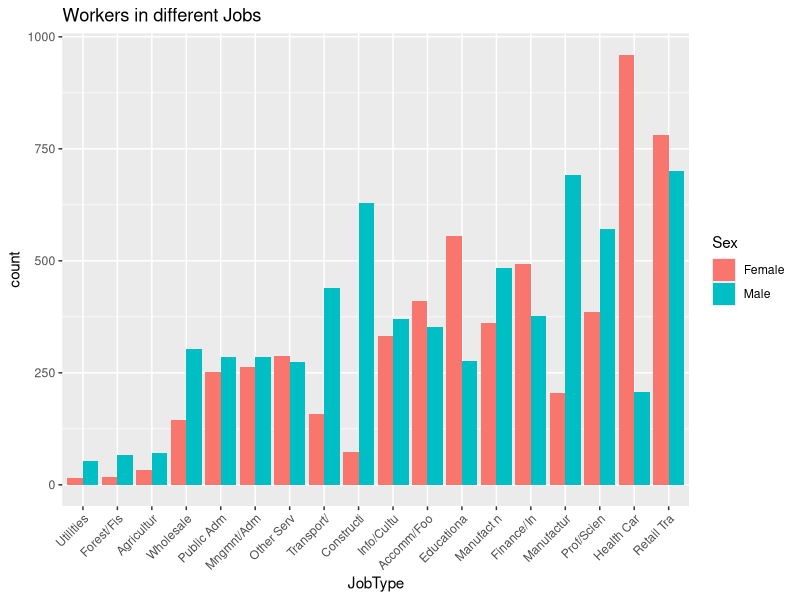
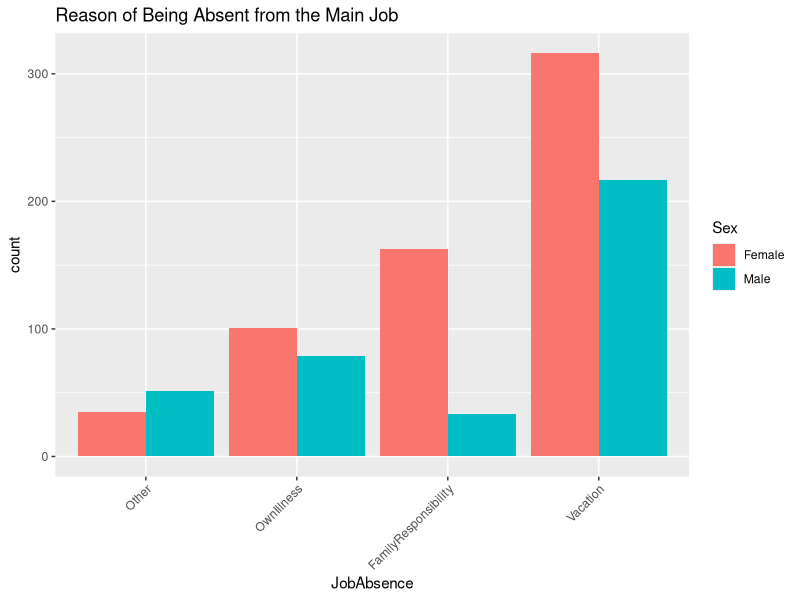

Here is the R script that generated these plots, in order: (Note: this script raises an error after producing the figures.)



## This is the main file for data analysis and making plots and tables



## Loading the clean data

lfsdat <- read.csv("lfsdat.csv")

## Loading Libraries

library(ggplot2)
library(xtable)
library(lattice)
library(plyr)
library(mgcv)       # for using "gam" in geom_smooth(...)   



## Workers in different Jobs

## NOTE : The first line which we will use again and again, actually ignores those Non Available
## observations in the variables that we are currently work/concentrate on. 
## for example here we want to talk about JobTypes. In order to be convinient
## we force R only work on available data in this part of program

lfstemp<- lfsdat[!is.na(lfsdat$JobType),]
lfstemp<- within( lfstemp, JobType <- reorder(JobType, Sex, length, order=TRUE)) # Reorder based on increasing count of each JobType

## NOTE: lftemp is a temporary data frame with a reordered and NA-cleared attributes for
## a temporary use in this part

q <- ggplot(lfstemp, aes(x = JobType, fill= Sex)) +
        geom_bar(position = "dodge")+
        theme(axis.text.x = element_text(angle = 45, hjust = 1, vjust = 1))+
        ggtitle("Workers in different Jobs")
ggsave("WorkersInJobs.png")

## angle = 45 gives nicer labels on x axis (to avoid overlapping labels)





## Reason of Being Absent from the Main Job
## lftemp is a temporary data frame with a reordered and NA-cleared attributes for
## a temporary use in this part
lfstemp <- lfsdat[!is.na(lfsdat$JobAbsence), ]
lfstemp <- within( lfstemp, JobAbsence <- reorder( JobAbsence, Sex, length, order = TRUE))

q <- ggplot(lfstemp,aes(x=JobAbsence, fill= Sex)) +
       geom_bar(position = "dodge")+
       theme(axis.text.x = element_text(angle = 45, hjust = 1, vjust = 1))+
       ggtitle("Reason of Being Absent from the Main Job")
ggsave("ReasonOfJobAbsence.png")

## angle = 45 gives nicer labels on x axis (to avoid overlapping labels)





## Distribution of Wage in Different Provinces

lfstemp<- within(lfsdat[!is.na(lfsdat$HourlyEarn),], +
               Province <- reorder(Province, HourlyEarn, min, order=TRUE))  ## reorder provinces based on the minimum of wages 

q <- ggplot(lfstemp[!is.na(lfstemp$HourlyEarn),], aes(x = HourlyEarn, color = Province)) +
       geom_density(lwd = 1)+
       ggtitle("Distribution of Wage in Different Provinces")
ggsave("WageInProvinces.png")






## Boxplot of Hourly Wage over Time

q <- ggplot(lfsdat[!is.na(lfsdat$HourlyEarn),], aes(x = as.factor(Year), y= HourlyEarn)) +
        geom_boxplot(lwd = 1, trim= TRUE)+
        theme(axis.text.x = element_text(angle = 45, hjust = 1, vjust = 1))+
        ggtitle("Hourly Wage over Time") + xlab("Year") 
ggsave("WageOverYear.png")





## Regression of Median Hourly Wage with respect to year (adjusted to zero at 1997)
## Summarize the results in a table

lfstemp <- lfsdat[!is.na(lfsdat$HourlyEarn),]   ## get rid of NA cells

MedWage <- ddply( lfstemp , ~Province + Year, summarize, MedianWage = median( HourlyEarn))
names(MedWage) <- c("Province", "Year", "MedWage")   ## giving proper names
yearMin <- 1997  ## to let it make more sense

RegWageYear <- function(x) {      ## This function finds the regression parameters  
  RegCoefs <- coef(lm(MedWage ~ I(Year - yearMin), x))
  names(RegCoefs) <- c("intercept", "slope")
  return(RegCoefs)
}
WageTrend <- ddply(MedWage, ~Province, RegWageYear)  ## Construct the data frame
WageTrendTable <- xtable(WageTrend)
print(WageTrendTable, type = "html", include.rownames = FALSE)
write.table(WageTrend, "WageTrendRegression.csv", quote = FALSE, sep = ",", row.names = FALSE)


## Scattering Hourly Wage over Years facetting different Provinces

q <- ggplot(lfsdat[!is.na(lfsdat$HourlyEarn),], aes(x = Year, y = HourlyEarn, color=Sex)) +
        geom_jitter( position = position_jitter(width = .1))  + 
        facet_wrap(~ Province)+
        geom_line(stat = "summary", fun.y = "median", col = "black", lwd = 1)+
        ggtitle("Hourly Wage over Time") + xlab("Year") 
ggsave("WageTrendsProvinces.png")



## Trend in Median Wage over Time facetting different Provinces

lfstemp <- lfsdat[!is.na(lfsdat$HourlyEarn),]  ##get rid of NA cells

MedianWage <- ddply(lfstemp, .(Year, Province), summarize,  MedWage = median(HourlyEarn))

q <- ggplot(MedianWage, aes(x = Year, y = MedWage)) + 
        facet_wrap(~Province)+ geom_point(cex = 1) +
        geom_line(lwd=1, color="blue")+ 
        geom_smooth(method = "lm", colour = "red",aes(group=1))+
        ggtitle("Growth in Median Wage over Time for different Provinces")
ggsave("MedianWageTrends.png")





## Wage levels vs. Educational levels


lfstemp <- lfsdat[!is.na(lfsdat$Educations),]   ## to get rid of NA parts
lfstemp <- lfstemp[!is.na(lfstemp$HourlyEarn),] ## to get rid of NA parts

lfstemp<- within(lfstemp, Province <- reorder(Province, HourlyEarn, min, order=TRUE))

q <- ggplot(lfstemp, aes(x = Educations, y = HourlyEarn, fill = Province, order = -as.numeric(Province))) + 
        geom_boxplot(alpha = 0.2) + 
        theme(legend.position = "bottom") +  
        xlab("Educational Levels") + ylab("Hourly Wage") +
        ggtitle("Wage levels among Educational levels")

ggsave("WageEducations.png")




## Median Wages for different Educational levels

lfstemp <- lfsdat[!is.na(lfsdat$HourlyEarn),]
lfstemp<- within(lfstemp, Province <- reorder(Province, HourlyEarn, min, order=TRUE))

MedianWage <- ddply(lfstemp, .(Educations, Sex), summarize,  MedWage = median(HourlyEarn))

q <- ggplot(MedianWage, aes(x = Educations, y = MedWage,col=Sex))+geom_point(cex = 4)  +
        geom_line(aes(group=Sex))+
        theme(axis.text.x = element_text(angle = 45, hjust = 1, vjust = 1))+
        ggtitle("Median Wages for different Educational levels")
ggsave("MedianWageEducations.png")



## Wage for Different Ages

lfstemp <- lfsdat[!is.na(lfsdat$Age),]  # to get rid of NA cells
lfstemp <- lfstemp[!is.na(lfstemp$HourlyEarn),]

lfstemp<- within(lfstemp, JobStatus <- reorder(JobStatus, HourlyEarn, max, order=TRUE))

q <- ggplot(lfstemp, aes(x = Age, y= HourlyEarn, color = JobStatus, order= as.numeric(JobStatus))) + 
       geom_jitter(position = position_jitter(width = .1)) + ylab("Hourly Wage") + 
       ggtitle(" Wage for Different Ages") +
       theme(axis.text.x = element_text(angle = 45)) + 
       scale_fill_brewer("JobStatus", type = "qual", palette = 3)+
       geom_smooth(method = "gam", formula = y ~ s(x), colour = "purple",aes(group=1)) 
## raughly speaking geom_smooth adds a summary of the trend for the whole data  
ggsave("WageOnAge.png")





## Union Members in different Provinces

lfstemp <- lfsdat[!is.na(lfsdat$Union),]
lftemp<- within(lfstemp, Province <- reorder(Province, Union, length, order=TRUE))

q <- ggplot(lfstemp,aes(x=Province, fill= Union)) +
        geom_bar(position = "dodge")+facet_wrap(~Year)+
        theme(axis.text.x = element_text(angle = 45, hjust = 1, vjust = 1))+
        ggtitle(" Union Members in different Provinces")+
        coord_flip()  ## makes a horizontal barchart 
ggsave("UnionMembersProvinces.png")





## Hours of Work in a week across age groups

lfstemp <- lfsdat[!is.na(lfsdat$WorkHours),]
lfstemp <- lfstemp[!is.na(lfstemp$Age),]

q <- ggplot(lfstemp, aes(x = Age, y = WorkHours)) +  facet_wrap(~Sex, ncol = 2) + geom_smooth(method = "gam", formula = y ~ s(x), colour = "purple",aes(group=1))+
          theme(axis.text.x = element_text(angle = 45, hjust = 1, vjust = 1))+
          ggtitle(" Hours of Work in a week across age groups")
ggsave("WorkHoursAge.png")




## Distribution of Employee Tenures

lfstemp <- lfsdat[!is.na(lfsdat$Tenure),]
lfstemp <- within(lfstemp, Province <- reorder(Province, Tenure, min, order=TRUE))

q <- ggplot(lfstemp, aes(x = Tenure, color = Province))+
        geom_density(lwd = 1)+
        ggtitle("Distribution of Employee Tenures") 
ggsave("TenureDistProvinces.png")



## Hourly Wage for different Jobs

lfstemp <- lfsdat[!is.na(lfsdat$HourlyEarn),]
lfstemp <- within(lfstemp, JobType <- reorder(JobType, HourlyEarn, median, order=TRUE))

q <- ggplot(lfstemp, aes(x = as.factor(JobType), y= HourlyEarn)) +
        geom_boxplot(lwd = 1, trim= TRUE, color="brown")+theme(axis.text.x = element_text(angle = 45, hjust = 1, vjust = 1))+
        ggtitle("Hourly Wage for different Jobs") + xlab("Job Type") 
ggsave("WagesOfJobs.png")

